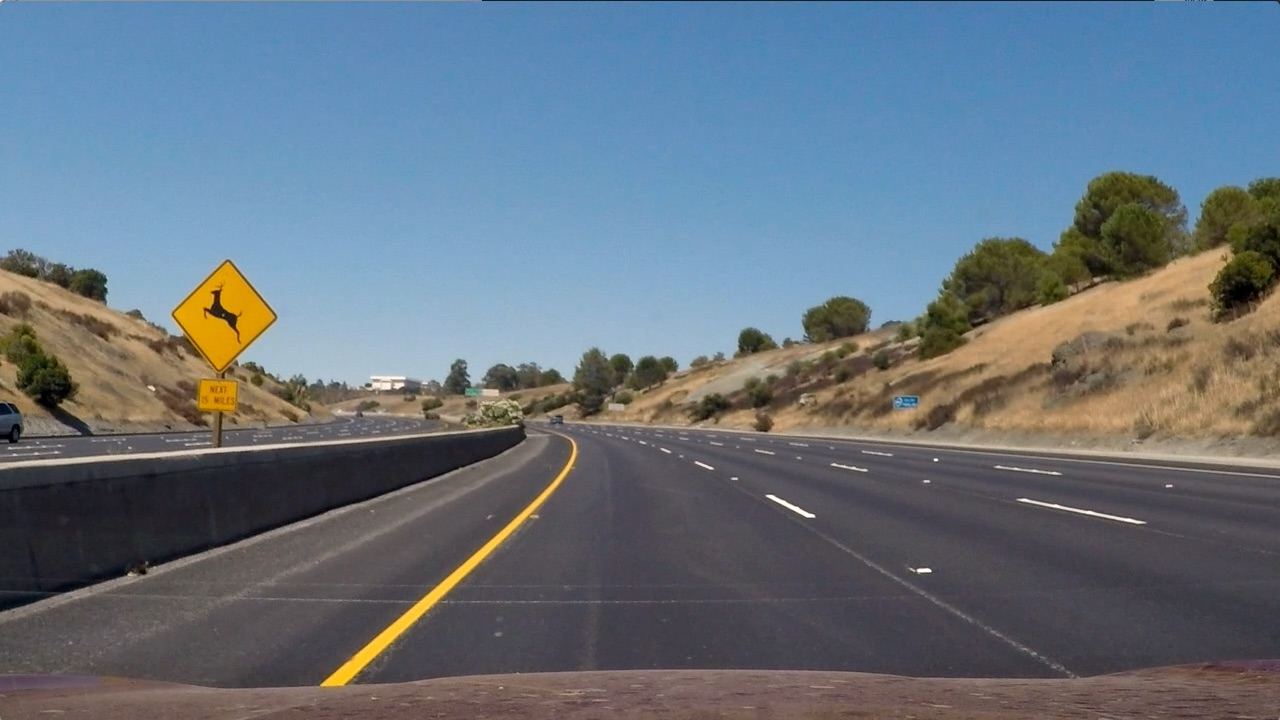
#> input picture udacity/test_images/test2.jpg, 1280 x 720 px
$ python util_findLane.py   (older library calls are emulated)
#> lines starting #> are read from the running program, lines starting #| are printed output that depends on the picture; after the words box and inside, x2 and y2 are one past the last pixel; in counts of white or black regions, pixels touching at a corner belong together
### util_camera.py
import numpy as np
import cv2
import glob


class qCamera:
    # [63 lines left out: functions __init__, calibrateSamples, not called in this run]


    def undistortImg(self, img_bgr):

        # img = cv2.imread(file_loc)

        #TODO: Check if mtx is initialized
        assert(0  !=  img_bgr.size)
        img_undst = cv2.undistort(img_bgr, self.mtx, self.dist, None, self.mtx)


        return img_undst


# [51 lines left out: function main, not called in this run]

# [10 lines that do not run on import are left out]


### util_vision.py
import numpy as np
from numpy.linalg import inv
import cv2
from util_line import qLine
from util_lane import qLane
from util_findLane import findLaneLines
from util_debug import DBG_saveTimeStampedImg

import logging
logger = logging.getLogger(__name__)
logger.info('vision submodule loaded')

def extractSatuCh(img):

    img_hls = cv2.cvtColor(img, cv2.COLOR_BGR2HLS)
    # 2) Apply a threshold to the S channel
    ch_satu = img_hls[:,:,2]

    return ch_satu

def region_of_interest(img, vertices):
    """
    from Udacity course material
    Applies an image mask.
    Only keeps the region of the image defined by the polygon
    formed from `vertices`. The rest of the image is set to black.
    """
    #defining a blank mask to start with
    mask = np.zeros_like(img)

    #defining a 3 channel or 1 channel color to fill the mask with depending on the input image
    if len(img.shape) > 2:
        channel_count = img.shape[2]  # i.e. 3 or 4 depending on your image
        ignore_mask_color = (255,) * channel_count
    else:
        ignore_mask_color = 255

    #filling pixels inside the polygon defined by "vertices" with the fill color
    cv2.fillPoly(mask, vertices, ignore_mask_color)

    #returning the image only where mask pixels are nonzero
    masked_image = cv2.bitwise_and(img, mask)
    return masked_image

# @param apex_portion range : 0~1.0 the percentage of relative position of apex, e.g., 0.2 is at 0.2*x
def QH_Region_GenTriangleVertices(image, apex_x_portion , apex_y_portion):

    bottom_portion = 0.02

    img_num_of_row = image.shape[0]
    img_num_of_col = image.shape[1]
    img_size_x = img_num_of_col
    img_size_y = img_num_of_row

    tup_botm_right = (img_size_x*(1-bottom_portion), img_size_y)
    tup_botm_left = (img_size_x*bottom_portion,img_size_y)
    tup_apex = (img_size_x*apex_x_portion, img_size_y*apex_y_portion)

    vertices = np.array([[tup_botm_left,tup_apex, tup_botm_right]], dtype=np.int32)

    return vertices


# a function that applies Sobel x or y,
# then takes an absolute value and applies a threshold.
# Note: calling your function with orient='x', thresh_min=5, thresh_max=100
# should produce output like the example image shown above this quiz.
# [26 lines left out: function abs_sobel_thresh, not called in this run]


# a function that applies Sobel x and y,
# then computes the magnitude of the gradient
# and applies a threshold
def mag_thresh(image, sobel_kernel=3, thresh=(0, 255)):

    # 1) Convert to grayscale
    # img = cv2.cvtColor(img, cv2.COLOR_BGR2GRAY)
    img = extractSatuCh(image)
    # 2) Take the derivative in x or y given orient = 'x' or 'y'

    sobel_x = cv2.Sobel(img, cv2.CV_64F, 1, 0, ksize=sobel_kernel)
    sobel_y = cv2.Sobel(img, cv2.CV_64F, 0, 1, ksize=sobel_kernel)

    sobel_xy = np.sqrt( np.square(sobel_x) + np.square(sobel_y))
    # 3) Take the absolute value of the derivative or gradient
    sobel = sobel_xy
    sobel_abs = np.absolute(sobel) # the edge detection only cares about absolute value
    num_max_sobel = np.max(sobel)

    # 4) Scale to 8-bit (0 - 255) then convert to type = np.uint8
    sobel_norm = ((255*sobel_abs)/num_max_sobel).astype(np.uint8)
    # 5) Create a mask of 1's where the scaled gradient magnitude
            # is > thresh_min and < thresh_max
    sobel_mask = np.zeros_like(sobel_norm)

    thresh_min = thresh[0]
    thresh_max = thresh[1]
    sobel_mask[(sobel_norm>=thresh_min) & (sobel_norm<=thresh_max)] = 1

    # 6) Return this mask as your binary_output image
    binary_output = sobel_mask

    return binary_output


# a function that applies Sobel x and y,
# then computes the direction of the gradient
# and applies a threshold.
# [26 lines left out: function dir_threshold, not called in this run]


def dir_threshold_binary(binary_map, sobel_kernel=3, thresh=(0, np.pi/2)):

    # Apply the following steps to image
    # 1) Convert to grayscale
    # img = cv2.cvtColor(binary_map, cv2.COLOR_BGR2GRAY)
    # img = extractSatuCh(image)
    img = binary_map
    # 2) Take the gradient in x and y separately
    sobel_x = cv2.Sobel(img, cv2.CV_64F, 1, 0, ksize=sobel_kernel)

    sobel_y = cv2.Sobel(img, cv2.CV_64F, 0, 1, ksize=sobel_kernel)
    # 3) Take the absolute value of the x and y gradients
    sobel_x_abs = np.absolute(sobel_x)
    sobel_y_abs = np.absolute(sobel_y)
    # 4) Use np.arctan2(abs_sobely, abs_sobelx) to calculate the direction of the gradient
    sobel_angle = np.arctan2(sobel_y_abs , sobel_x_abs)
    # 5) Create a binary mask where direction thresholds are met
    sobel_masked = np.zeros_like(sobel_angle)

    thresh_min = thresh[0]
    thresh_max = thresh[1]
    sobel_masked[(sobel_angle>=thresh_min) & (sobel_angle<=thresh_max)] = 1

    # 6) Return this mask as your binary_output image
    binary_output = sobel_masked
    return binary_output


# a function that thresholds the S-channel of HLS
# the function also cancels the false line from the edge of cropping
# Use exclusive lower bound (>) and inclusive upper (<=)
# [16 lines left out: function hls_select, not called in this run]


# a function that thresholds the S-channel of HLS
# the function also cancels the false line from the edge of cropping
# Use exclusive lower bound (>) and inclusive upper (<=)
def hls_select_s(img, thresh=(0, 255)):
    # 1) Convert to HLS color space
    img_hls = cv2.cvtColor(img, cv2.COLOR_BGR2HLS)
    # 2) Apply a threshold to the S channel
    ch_satu = img_hls[:,:,2]
    img_1ch = ch_satu
    binary_ch = np.zeros_like(img_1ch)
    thre_min = thresh[0]
    thre_max = thresh[1]
    binary_ch[ (img_1ch>thre_min) & (img_1ch<=thre_max)] =1
    # 3) Return a binary image of threshold result
    binary_output = binary_ch
    return binary_output


def yuv_select_u(img, thresh=(0, 255)):
    # 1) Convert to HLS color space
    img_hls = cv2.cvtColor(img, cv2.COLOR_BGR2YUV)
    # 2) Apply a threshold to the S channel
    ch_u = img_hls[:,:,1]
    img_1ch = ch_u
    binary_ch = np.zeros_like(img_1ch)
    thre_min = thresh[0]
    thre_max = thresh[1]
    binary_ch[ (img_1ch>thre_min) & (img_1ch<=thre_max)] =1
    # 3) Return a binary image of threshold result
    binary_output = binary_ch
    return binary_output

# [28 lines left out: functions yuv_select_v, yuv_select_y, not called in this run]

# a function that thresholds the S-channel of HLS
# the function also cancels the false line from the edge of cropping
# Use exclusive lower bound (>) and inclusive upper (<=)
def hls_select_l(img, thresh=(0, 255)):
    # 1) Convert to HLS color space
    img_hls = cv2.cvtColor(img, cv2.COLOR_BGR2HLS)
    # 2) Apply a threshold to the l channel
    ch_lumi = img_hls[:,:,1]
    img_1ch = ch_lumi
    binary_ch = np.zeros_like(img_1ch)
    thre_min = thresh[0]
    thre_max = thresh[1]
    binary_ch[ (img_1ch>thre_min) & (img_1ch<=thre_max)] =1
    # 3) Return a binary image of threshold result
    binary_output = binary_ch

    return binary_output


class qVision:
    def __init__(self):


        # perspective transformation matrix for birds' eye view
        self.M = None

        # current lane
        self.lane = qLane()


    def processImg(self, img_rgb, debug=False):

        #TODO: crop image to a more targeted area to reduce noise

        # image = np.copy(img_rgb)
        image_orig = np.copy(img_rgb)
        image_cropped = self.cropImage(image_orig)

        hls_binary_s = hls_select_s(image_cropped, thresh=(111, 170))
        hls_binary_l = hls_select_l(image_cropped, thresh=(190, 255))

        yuv_binary_u = yuv_select_u(image_cropped, thresh=(140, 250))

        binary_color = yuv_binary_u

        mag_binary = mag_thresh(image_cropped, sobel_kernel=31, thresh=(60, 255 ))

        combined = np.zeros_like(mag_binary)

        combined[ ((mag_binary == 1) & (binary_color == 1) ) | (hls_binary_l==1)  ] = 1
        combined[ (combined == 1)  & (hls_binary_l == 1) ] = 3 # more emphsis on luminosity
        dir_binary = dir_threshold_binary(combined, sobel_kernel=3, thresh=(np.pi*40.0/180.0, np.pi*70.0/180.0))
        # Plot the result

        if debug == True:
            DBG_CompareThreeGrayImages(binary_color , mag_binary,  hls_binary_l ,'YUV u-channel Amplitude Filter', 'Magnitude Sobel Filter', 'HLS l-channel Amplitude Filter' )

            hls_binary_l = hls_select_l(image_cropped, thresh=(200, 255))

            DBG_CompareImages(image_orig, dir_binary, 'Original Image', 'Final Directional Sobel Filtering', cmap2='gray' )


        img_final = dir_binary
        return img_final

    def cropImage(self, img):

        vertices = QH_Region_GenTriangleVertices(img, 0.5, 0.5)
        img_cropped_region = region_of_interest(img, vertices)
        return img_cropped_region

    def transformToBirdsEyeView(self, img):
        """based on Udacity course material

        Args:
            img (TYPE): Description

        Returns:
            TYPE: Description
        """
        img_size = (img.shape[1], img.shape[0])

        # init M when the first image is fed in
        if self.M is None:
            src = np.float32(
                [[(img_size[0] / 2) - 55, img_size[1] / 2 + 100],
                [((img_size[0] / 6) - 10), img_size[1]],
                [(img_size[0] * 5 / 6) + 60, img_size[1]],
                [(img_size[0] / 2 + 55), img_size[1] / 2 + 100]])

            dst = np.float32(
                [[(img_size[0] / 4), 0],
                [(img_size[0] / 4), img_size[1]],
                [(img_size[0] * 3 / 4), img_size[1]],
                [(img_size[0] * 3 / 4), 0]])

            self.M = cv2.getPerspectiveTransform(src, dst)

        #TODO: check if img_size stays the same
        img_warped = cv2.warpPerspective(img, self.M, img_size)

        return img_warped

    # [266 lines left out: functions imaginLines, highlightLane, annotateLane, DBG_CompareImages, DBG_CompareThreeGrayImages, main, not called in this run]

# [9 lines that do not run on import are left out]

### util_line.py
import numpy as np


# [6 lines left out: function calc2ndOrderPoly, not called in this run]


#to keep track of recent detections and to perform sanity checks.
class qLine:

    # Define conversions in x and y from pixels space to meters
    YM_PER_PIX = 30/720 # meters per pixel in y dimension
    XM_PER_PIX = 3.7/700 # meteres per pixel in x dimension

    def __init__(self, np_x=np.array([]), np_y=np.array([]),  np_fit_coef_x=np.array([]), np_fitx = np.array([])):
        self.np_x = np_x
        self.np_y = np_y
        self.np_fitx = np_fitx
        self.np_fit_coef_x = np_fit_coef_x

        # was the line detected in the last iteration?
        self.detected = False
        # x values of the last n fits of the line
        self.recent_xfitted = []
        #average x values of the fitted line over the last n iterations
        self.avgx = None
        #polynomial coefficients averaged over the last n iterations
        self.avg_fit = None
        #polynomial coefficients for the most recent fit
        self.current_fit = [np.array([False])]
        #radius of curvature of the line in some units
        self.radius_of_curvature = None
        #distance in meters of vehicle center from the line
        self.line_base_pos = None
        #difference in fit coefficients between last and new fits
        self.diffs = np.array([0,0,0], dtype='float')
        #x values for detected line pixels
        self.allx = None
        #y values for detected line pixels
        self.ally = None


    def getFittedX(self):
        return self.np_fitx

    def getFitXCoef(self):
        return self.np_fit_coef_x

    def getPixelsX(self):
        return self.np_x

    def getPixelsY(self):
        return self.np_y

    # [24 lines left out: functions isEmpty, update, updateWithObj, not called in this run]


    def isLineValie(self, np_x, np_y,  np_fit_coef_x):
        return True

    # [17 lines left out: function getCurvatureRadiusInMeters, not called in this run]

    def getMetersPerPixelInX(self):
        return qLine.XM_PER_PIX


    def getMetersPerPixelInY(self):
        return qLine.YM_PER_PIX

    # [32 lines left out: functions getDataFidelity, main, not called in this run]
# [10 lines that do not run on import are left out]


### util_lane.py
import numpy as np
from util_line import qLine, calc2ndOrderPoly


class qLane:
    def __init__(self, bottom_pixel_pos=None ):

        self.bottom_pixel_pos = bottom_pixel_pos

        self.left_line = qLine()
        self.right_line = qLine()


        self.y_pixels = np.array([])

        self.current_left_fidelity = 0
        self.current_right_fidelity = 0

        self.curv_fifo = [0]
        self.depart_fifo = [0]

    # [49 lines left out: functions update, updateLeftLine, updateRightLine, not called in this run]


    def getLeftLine(self):
        return self.left_line

    def getRightLine(self):
        return self.right_line

    # [129 lines left out: functions isLaneValid, getCarDepartureFromLaneCeterInMeters, getCurvatureRadiusInMeters, lowpass, main, not called in this run]


# [10 lines that do not run on import are left out]


### util_findLane.py
import numpy as np
import cv2
import matplotlib.pyplot as plt
import peakutils
from peakutils.plot import plot as pplot
from util_line import qLine

from util_debug import DBG_saveTimeStampedImg, DBG_visualizeDetectedLane
import logging
logger = logging.getLogger(__name__)

# [386 lines left out: functions findLinePositions, findLinePixels, findLanePixels, computeLaneLines, findLaneLines, main, not called in this run]


if __name__ == "__main__":
    import time
    from datetime import timedelta

    time_start = time.time()

    main()
#> (reads calibrated_camera.pickle from the repository)
#> in main, img_distorted is the input picture: shape (720, 1280, 3); mean B, G, R 125.5, 114.6, 102.8
#> in undistortImg, `img_undst = cv2.undistort(img_bgr, self.mtx, self.dist, None, self.mtx)`:
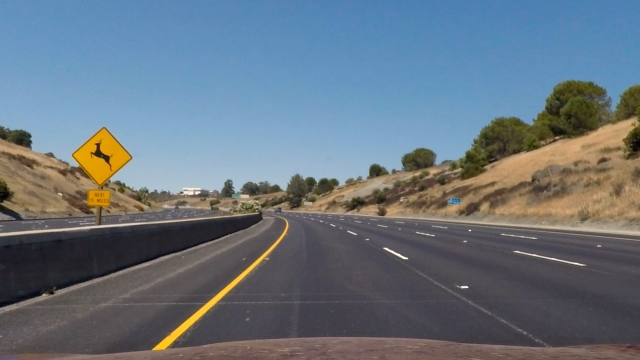
#> img_undst: shape (720, 1280, 3) (shown at 1/2 size); mean B, G, R 126.4, 115.7, 103.8
#> in cropImage, `vertices = QH_Region_GenTriangleVertices(img, 0.5, 0.5)`: vertices = [[25, 720], [640, 360], [1254, 720]]
#> in region_of_interest, `cv2.fillPoly(mask, vertices, ignore_mask_color)`:
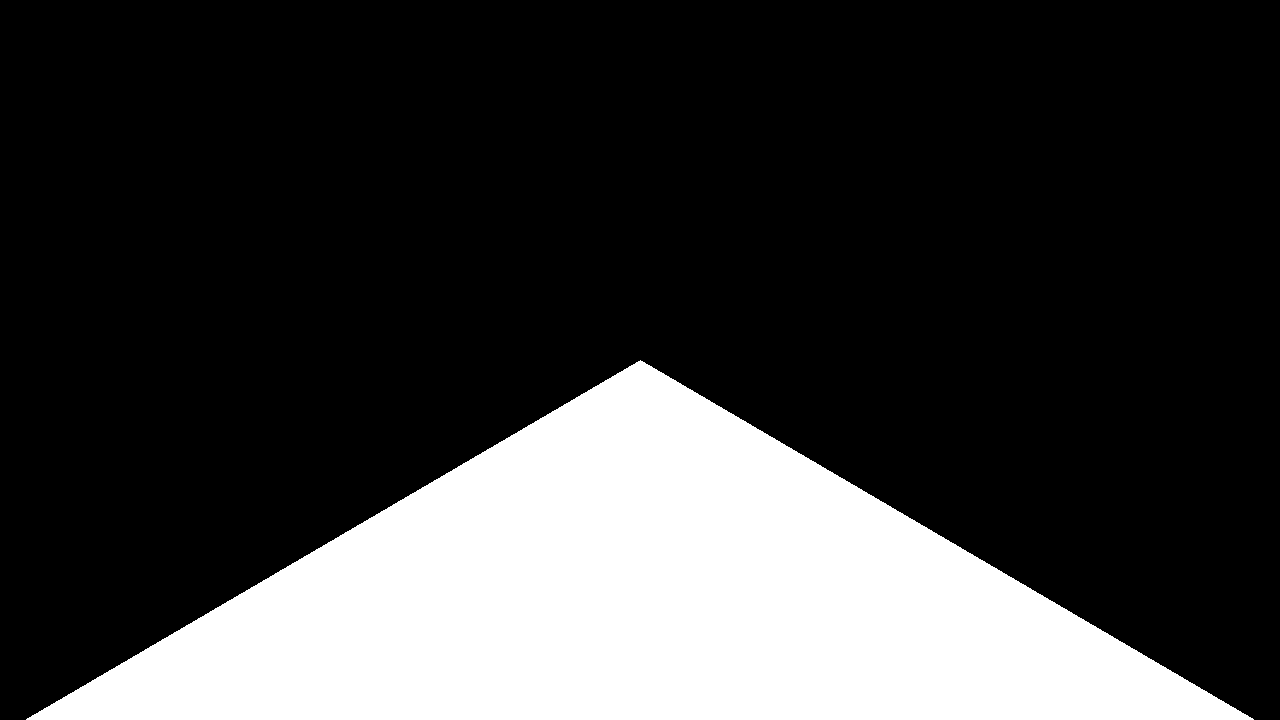
#> mask: shape (720, 1280, 3); 24% white; 1 white region, box (x1, y1, x2, y2) and area: (26, 360, 1254, 720) 221474
#> in yuv_select_u, `ch_u = img_hls[:,:,1]`:
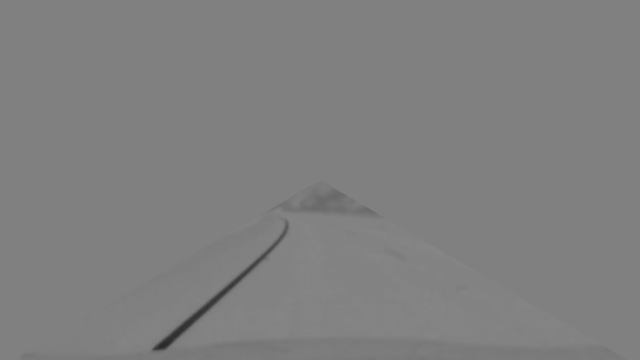
#> ch_u: shape (720, 1280) (shown at 1/2 size); min 41, max 134, mean 127.7
#> in mag_thresh, `sobel_xy = np.sqrt( np.square(sobel_x) + np.square(sobel_y))`:
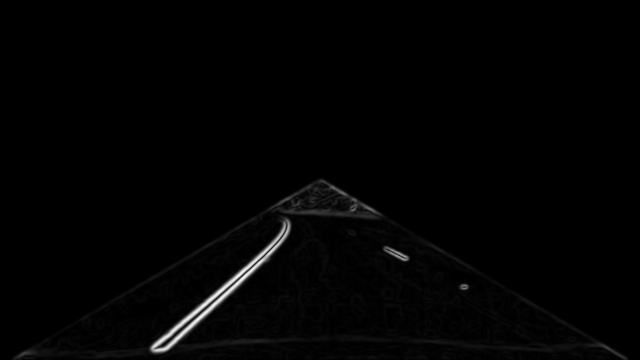
#> sobel_xy: shape (720, 1280) float64 (shown at 1/2 size); min 0, max 1.61e+19, mean 1.93e+17; drawn with min black and max white
#> in mag_thresh, `num_max_sobel = np.max(sobel)`: num_max_sobel = 1.61e+19
#> in main, `plt.show()`:
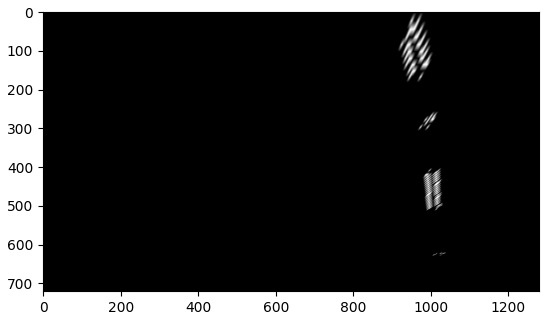
#> figure drawn by matplotlib, 1 panel
#| img_gray shape (720, 1280)
#> in findLinePositions, `histogram = np.sum(img_bgr[img_bgr.shape[0]//2:,:], axis=0)`: histogram = 1280 values, max 67.28 at index 1016, min 0 at index 0, mean 1.5
#> in findLinePositions, `leftx_base = np.argmax(histogram[:midpoint])`: leftx_base = 0
#> in findLinePositions, `rightx_base = np.argmax(histogram[midpoint:]) + midpoint`: rightx_base = 1016
#> in findLinePositions, `idx_sort = np.argsort( histogram[indexes] ) [::-1]`: idx_sort = empty array
#> in findLinePositions, `plt.show()`:
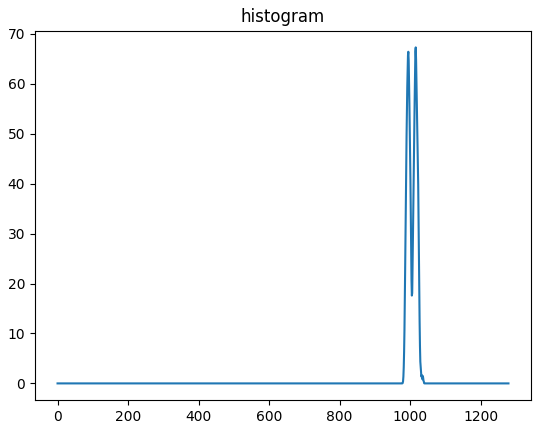
#> figure drawn by matplotlib, 1 panel; curve peaks at x = 1016, y = 67.28
#> in findLinePositions, `histogram = np.sum(img_bgr[:,:], axis=0)`: histogram = 1280 values, max 100.8 at index 992, min 0 at index 0, mean 4.58
#> (the call stopped at in findLinePositions, `indexes = peakutils.indexes(histogram.astype(int), thres=.01, min_dist..`: peakutils is not available in this run)

    time_end = time.time()
    print("Time usage: " + str(timedelta(seconds=int( time_end - time_start))))
